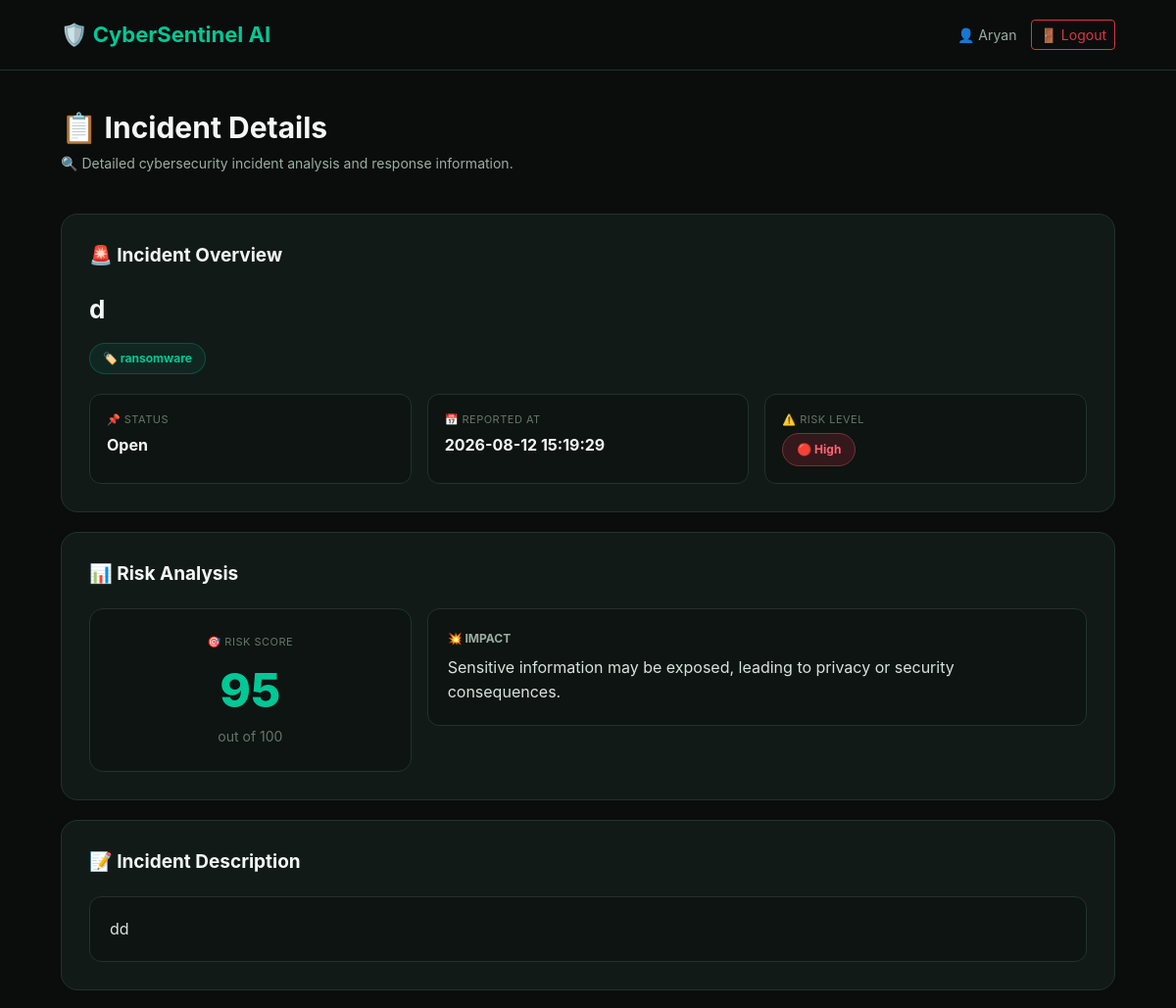
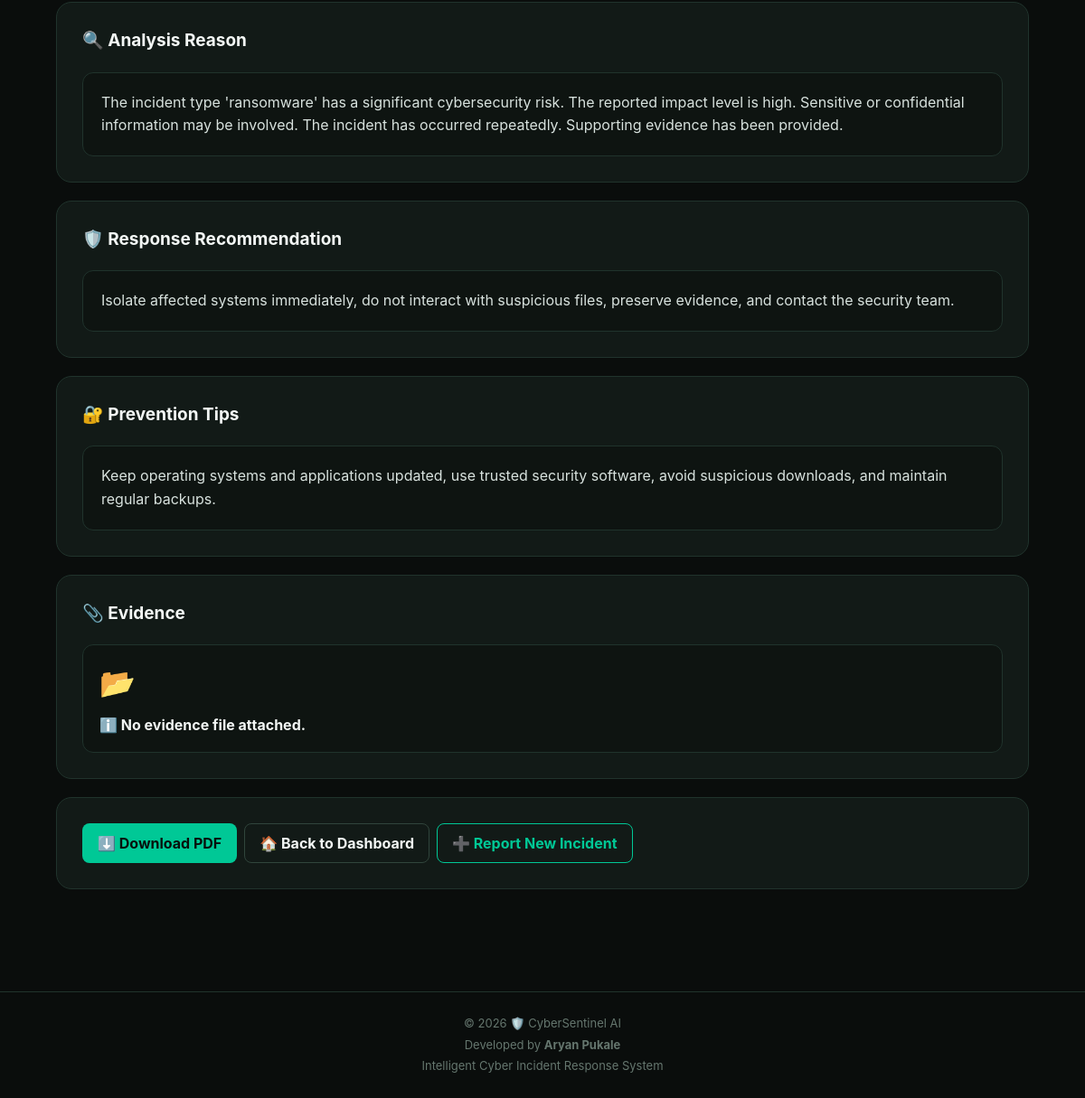
Page /incident/2 (signed in) on the committed database (2 pictures, top to bottom).
### tables this page shows
CREATE TABLE incidents (
    id INTEGER PRIMARY KEY AUTOINCREMENT,

    user_id INTEGER NOT NULL,

    incident_type TEXT NOT NULL,

    title TEXT NOT NULL,

    description TEXT NOT NULL,

    risk_score INTEGER NOT NULL DEFAULT 0,

    risk_level TEXT NOT NULL DEFAULT 'Low',

    impact TEXT,

    reason TEXT,

    response_recommendation TEXT,

    prevention_tips TEXT,

    status TEXT NOT NULL DEFAULT 'Open',

    evidence_path TEXT,

    created_at TIMESTAMP DEFAULT CURRENT_TIMESTAMP,

    FOREIGN KEY (user_id)
        REFERENCES users(id)
);

### app.py (the view)
@app.route(
    "/incident/<int:incident_id>"
)
def incident_details(incident_id):
    if "user_id" not in session:
        return redirect(
            url_for("login")
        )
    conn = get_db_connection()
    incident = conn.execute(
        """
        SELECT
            id,
            user_id,
            incident_type,
            title,
            description,
            risk_score,
            risk_level,
            impact,
            reason,
            response_recommendation,
            prevention_tips,
            status,
            evidence_path,
            created_at
        FROM incidents
        WHERE id = ?
        AND user_id = ?
        """,
        (
            incident_id,
            session["user_id"]
        )
    ).fetchone()
    conn.close()
    if not incident:
        return redirect(
            url_for("dashboard")
        )
    return render_template(
        "incident_details.html",
        incident=incident
    )

### utils/database.py (called while the page is built)
def get_db_connection():
    conn = sqlite3.connect(DATABASE)
    conn.row_factory = sqlite3.Row
    return conn

### templates/incident_details.html (shortened to what this page needs)
<!DOCTYPE html>
<html lang="en">
<head>
    <link
        href="https://cdn.jsdelivr.net/npm/bootstrap@5.3.3/dist/css/bootstrap.min.css"
        rel="stylesheet"
    >
</head>
<body>
<nav class="navbar navbar-dark">
    <div class="container">
        <div
            class="d-flex
                   align-items-center
                   justify-content-between
                   w-100"
        >
            <a
                href="{{ url_for('dashboard') }}"
                class="navbar-brand"
            >
                🛡️ CyberSentinel AI
            </a>
            <div
                class="d-flex
                       align-items-center"
            >
                <span class="nav-user d-none d-md-inline">
                    👤 {{ session["user_name"]|title }}
                </span>
                <a
                    href="{{ url_for('logout') }}"
                    class="btn btn-outline-danger btn-sm"
                >
                    🚪 Logout
                </a>
            </div>
        </div>
    </div>
</nav>
<section class="page-header">
    <div class="container">
        <h1>
            📋 Incident Details
        </h1>
        <p>
            🔍 Detailed cybersecurity incident analysis and response information.
        </p>
    </div>
</section>
<div class="container pb-5">
    <div class="incident-card">
        <div class="card-title">
            <span>🚨</span>
            Incident Overview
        </div>
        <div class="incident-title">
            {{ incident["title"] }}
        </div>
        <span class="incident-type">
            🏷️ {{ incident["incident_type"] }}
        </span>
        <div class="row g-3">
            <div class="col-12 col-md-4">
                <div class="info-box">
                    <div class="info-label">
                        📌 Status
                    </div>
                    <div class="info-value">
                        {% if incident["status"] %}
                            {{ incident["status"] }}
                        {% else %}
                            Open
                        {% endif %}
                    </div>
                </div>
            </div>
            <div class="col-12 col-md-4">
                <div class="info-box">
                    <div class="info-label">
                        📅 Reported At
                    </div>
                    <div class="info-value">
                        {{ incident["created_at"] or "N/A" }}
                    </div>
                </div>
            </div>
            <div class="col-12 col-md-4">
                <div class="info-box">
                    <div class="info-label">
                        ⚠️ Risk Level
                    </div>
                    {% if incident["risk_level"] == "High" %}
                        <span class="risk-badge risk-high">
                            🔴 High
                        </span>
                    {% elif incident["risk_level"] == "Medium" %}
                        <span class="risk-badge risk-medium">
                            🟠 Medium
                        </span>
                    {% else %}
                        <span class="risk-badge risk-low">
                            🟢 Low
                        </span>
                    {% endif %}
                </div>
            </div>
        </div>
    </div>
    <div class="incident-card">
        <div class="card-title">
            <span>📊</span>
            Risk Analysis
        </div>
        <div class="row g-3">
            <div class="col-12 col-md-4">
                <div class="score-card">
                    <div class="info-label">
                        🎯 Risk Score
                    </div>
                    <div class="score-number">
                        {{ incident["risk_score"] or 0 }}
                    </div>
                    <div class="score-total">
                        out of 100
                    </div>
                </div>
            </div>
            <div class="col-12 col-md-8">
                <div class="content-box">
                    <div class="content-label">
                        💥 Impact
                    </div>
                    {{ incident["impact"] or "No impact information available." }}
                </div>
            </div>
        </div>
    </div>
    <div class="incident-card">
        <div class="card-title">
            <span>📝</span>
            Incident Description
        </div>
        <div class="content-box">
            {{ incident["description"] or "No description provided." }}
        </div>
    </div>
    <div class="incident-card">
        <div class="card-title">
            <span>🔍</span>
            Analysis Reason
        </div>
        <div class="content-box">
            {{ incident["reason"] or "No analysis reason available." }}
        </div>
    </div>
    <div class="incident-card">
        <div class="card-title">
            <span>🛡️</span>
            Response Recommendation
        </div>
        <div class="content-box">
            {{ incident["response_recommendation"] or "No response recommendation available." }}
        </div>
    </div>
    <div class="incident-card">
        <div class="card-title">
            <span>🔐</span>
            Prevention Tips
        </div>
        <div class="content-box">
            {{ incident["prevention_tips"] or "No prevention tips available." }}
        </div>
    </div>
    <div class="incident-card">
        <div class="card-title">
            <span>📎</span>
            Evidence
        </div>
        {% if incident["evidence_path"] %}
            <div class="evidence-box">
                <div class="evidence-icon">
                    📁
                </div>
                <div class="content-label">
                    📄 Evidence File
                </div>
                <div class="evidence-path">
                    {{ incident["evidence_path"] }}
                </div>
                <a
                    href="{{ url_for(
                        'static',
                        filename=incident['evidence_path']
                    ) }}"
                    target="_blank"
                    class="btn-outline-emerald"
                >
                    👁️ View Evidence
                </a>
            </div>
        {% else %}
            <div class="evidence-box">
                <div class="evidence-icon">
                    📂
                </div>
                <div class="info-value">
                    ℹ️ No evidence file attached.
                </div>
            </div>
        {% endif %}
    </div>
    <div class="incident-card action-buttons">
        <div class="d-flex flex-wrap gap-2">
            <a
                href="{{ url_for(
                    'download_incident_pdf',
                    incident_id=incident['id']
                ) }}"
                class="btn-emerald"
            >
                ⬇️ Download PDF
            </a>
            <a
                href="{{ url_for('dashboard') }}"
                class="btn-outline-light-custom"
            >
                🏠 Back to Dashboard
            </a>
            <a
                href="{{ url_for('report_incident') }}"
                class="btn-outline-emerald"
            >
                ➕ Report New Incident
            </a>
        </div>
    </div>
</div>
<footer>
    <p class="mb-1">
        © 2026 🛡️ CyberSentinel AI
    </p>
    <p class="mb-1">
        Developed by <strong>Aryan Pukale</strong>
    </p>
    <p class="mb-0">
        Intelligent Cyber Incident Response System
    </p>
</footer>
</body>
</html>

### templates/incident_details.html (style rules this page uses)
* { box-sizing: border-box; }
body { margin: 0; min-height: 100vh; background: #0A0D0C; color: #F3F7F5; font-family: Inter, -apple-system, BlinkMacSystemFont, "Segoe UI", sans-serif; }
.container { max-width: 1100px; }
.navbar { background: #0A0D0C !important; border-bottom: 1px solid #20332C; padding: 14px 0; }
.navbar-brand { color: #00C896 !important; font-size: 22px; font-weight: 750; }
.nav-user { color: #9AAEA5; font-size: 14px; margin-right: 15px; }
.page-header { padding: 40px 0 25px; }
.page-header h1 { margin: 0; color: #F3F7F5; font-size: 30px; font-weight: 750; }
.page-header p { margin-top: 8px; color: #9AAEA5; font-size: 14px; }
.incident-card { background: #121A17; border: 1px solid #20332C; border-radius: 17px; padding: 28px; margin-bottom: 20px; }
.card-title { color: #F3F7F5; font-size: 19px; font-weight: 700; margin-bottom: 20px; }
.card-title span { color: #00C896; }
.incident-title { color: #F3F7F5; font-size: 26px; font-weight: 750; margin-bottom: 15px; word-break: break-word; }
.incident-type { display: inline-block; color: #00C896; background: rgba(0, 200, 150, 0.08); border: 1px solid rgba(0, 200, 150, 0.25); border-radius: 20px; padding: 6px 13px; font-size: 12px; font-weight: 700; margin-bottom: 20px; }
.info-box { background: #0E1411; border: 1px solid #20332C; border-radius: 12px; padding: 17px; height: 100%; }
.info-label { color: #65766E; font-size: 11px; text-transform: uppercase; letter-spacing: .5px; margin-bottom: 6px; }
.info-value { color: #F3F7F5; font-size: 16px; font-weight: 650; word-break: break-word; }
.risk-badge { display: inline-block; padding: 7px 14px; border-radius: 20px; font-size: 12px; font-weight: 750; }
.risk-high { color: #FF6673; background: #35181C; border: 1px solid #71333A; }
.score-card { text-align: center; background: #0E1411; border: 1px solid #20332C; border-radius: 14px; padding: 25px; }
.score-number { font-size: 48px; font-weight: 800; color: #00C896; }
.score-total { color: #65766E; font-size: 14px; }
.content-box { background: #0E1411; border: 1px solid #20332C; border-radius: 12px; padding: 20px; color: #D8E2DE; line-height: 1.6; white-space: normal; word-break: break-word; }
.content-label { color: #9AAEA5; font-size: 12px; font-weight: 700; margin-bottom: 8px; text-transform: uppercase; }
.evidence-box { background: #0E1411; border: 1px solid #20332C; border-radius: 12px; padding: 18px; }
.evidence-icon { font-size: 32px; margin-bottom: 10px; }
.btn-emerald { display: inline-block; background: #00C896; color: #07100C; border: none; border-radius: 8px; padding: 10px 17px; font-weight: 700; text-decoration: none; }
.btn-outline-emerald { display: inline-block; color: #00C896; border: 1px solid #00C896; background: transparent; border-radius: 8px; padding: 9px 16px; font-weight: 650; text-decoration: none; }
.btn-outline-light-custom { display: inline-block; color: #F3F7F5; border: 1px solid #30453C; background: transparent; border-radius: 8px; padding: 9px 16px; font-weight: 650; text-decoration: none; }
footer { margin-top: 45px; padding: 25px; text-align: center; border-top: 1px solid #20332C; color: #65766E; font-size: 13px; }

### rows in the picture
incidents: title "d", incident_type "ransomware", status "Open", created_at "2026-08-12 15:19:29", risk_score "95", impact "Sensitive information may be exposed, leading to privacy or security consequences.", description "dd", reason "The incident type 'ransomware' has a significant cybersecurity risk. The reported impact level is high. Sensitive or confidential information may be involved. The incident has occurred repeatedly. Supporting evidence has been provided.", response_recommendation "Isolate affected systems immediately, do not interact with suspicious files, preserve evidence, and contact the security team.", prevention_tips "Keep operating systems and applications updated, use trusted security software, avoid suspicious downloads, and maintain regular backups."

### other values in the picture
{{ session["user_name"]|title }} "Aryan"
